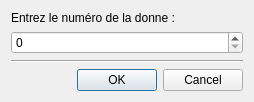
<?xml version="1.0" encoding="UTF-8"?>
<ui version="4.0">
 <class>NumberedDeal</class>
 <widget class="QDialog" name="NumberedDeal">
  <property name="geometry">
   <rect>
    <x>0</x>
    <y>0</y>
    <width>254</width>
    <height>102</height>
   </rect>
  </property>
  <property name="windowTitle">
   <string>Choisissez une donne numérotée</string>
  </property>
  <layout class="QVBoxLayout" name="verticalLayout">
   <item>
    <widget class="QLabel" name="label">
     <property name="text">
      <string>Entrez le numéro de la donne :</string>
     </property>
    </widget>
   </item>
   <item>
    <widget class="QSpinBox" name="dealNumber">
     <property name="maximum">
      <number>32767</number>
     </property>
    </widget>
   </item>
   <item>
    <widget class="Line" name="line">
     <property name="orientation">
      <enum>Qt::Horizontal</enum>
     </property>
    </widget>
   </item>
   <item>
    <widget class="QDialogButtonBox" name="buttonBox">
     <property name="orientation">
      <enum>Qt::Horizontal</enum>
     </property>
     <property name="standardButtons">
      <set>QDialogButtonBox::Cancel|QDialogButtonBox::Ok</set>
     </property>
    </widget>
   </item>
  </layout>
 </widget>
 <resources/>
 <connections>
  <connection>
   <sender>buttonBox</sender>
   <signal>accepted()</signal>
   <receiver>NumberedDeal</receiver>
   <slot>accept()</slot>
   <hints>
    <hint type="sourcelabel">
     <x>248</x>
     <y>254</y>
    </hint>
    <hint type="destinationlabel">
     <x>157</x>
     <y>274</y>
    </hint>
   </hints>
  </connection>
  <connection>
   <sender>buttonBox</sender>
   <signal>rejected()</signal>
   <receiver>NumberedDeal</receiver>
   <slot>reject()</slot>
   <hints>
    <hint type="sourcelabel">
     <x>316</x>
     <y>260</y>
    </hint>
    <hint type="destinationlabel">
     <x>286</x>
     <y>274</y>
    </hint>
   </hints>
  </connection>
 </connections>
</ui>
